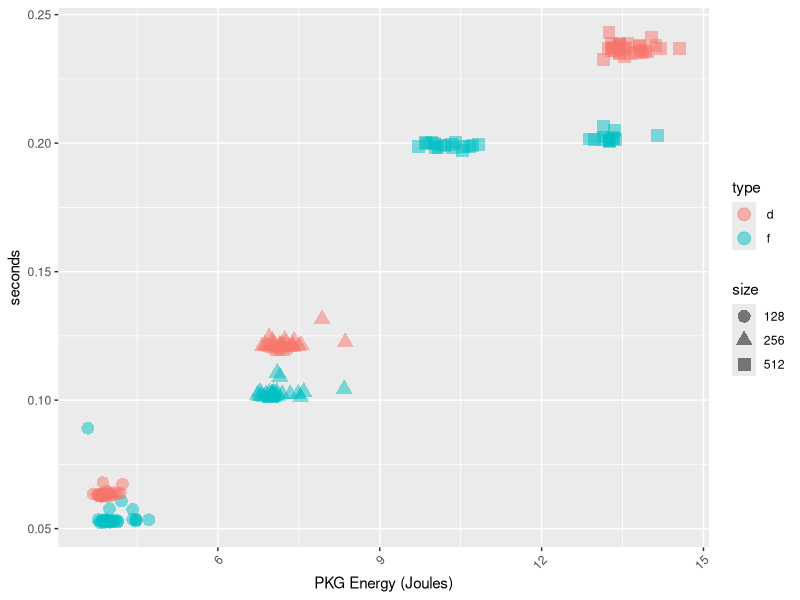
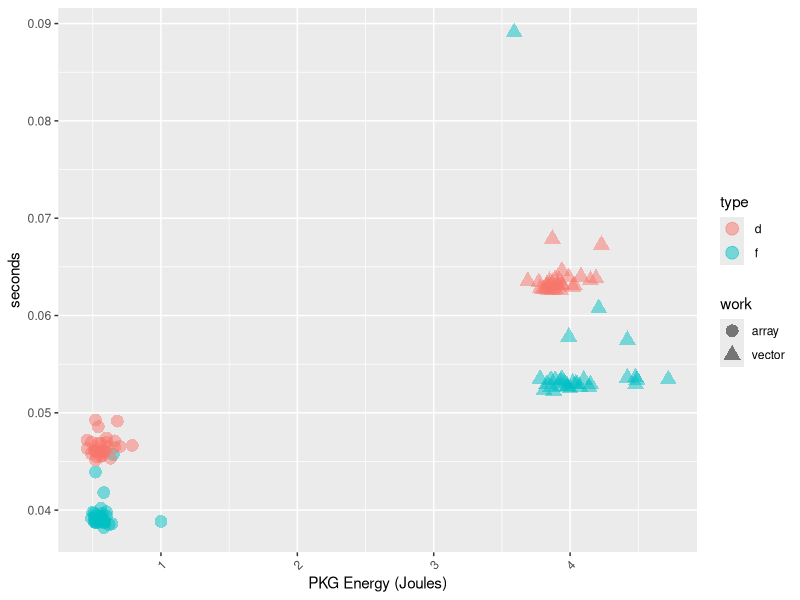
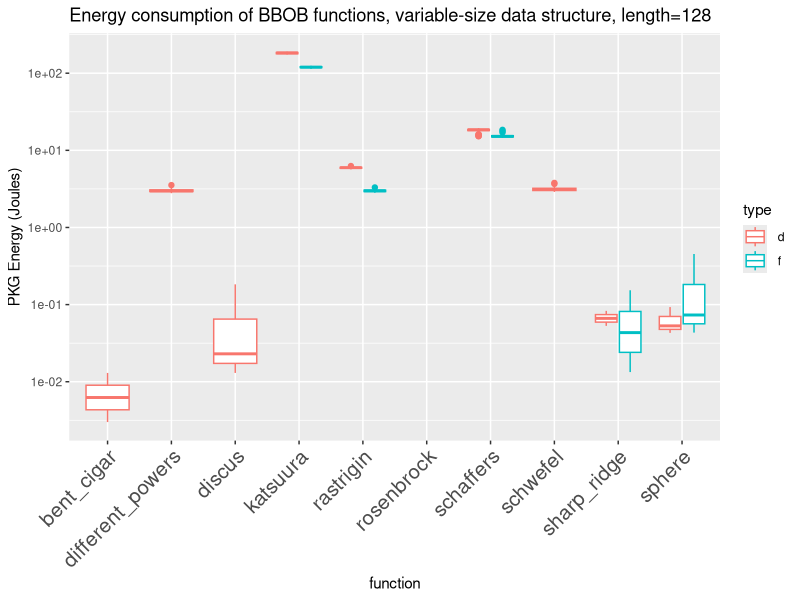
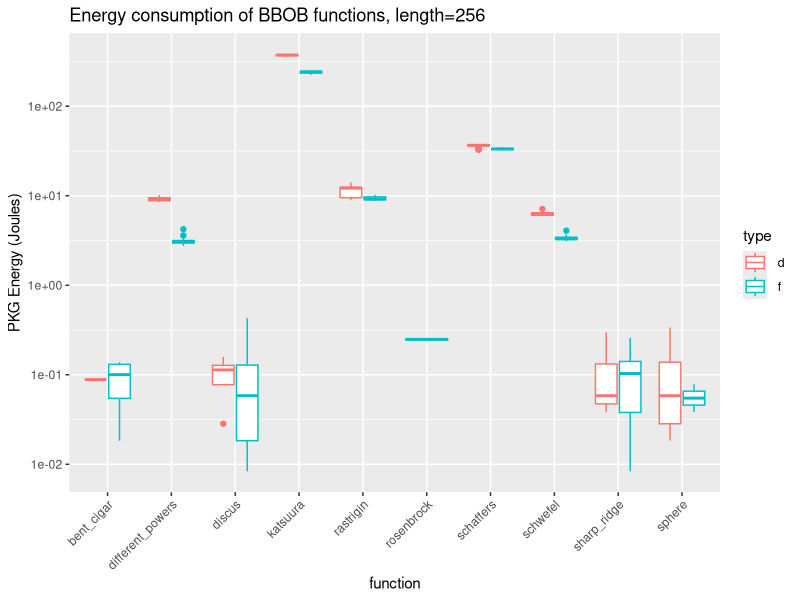
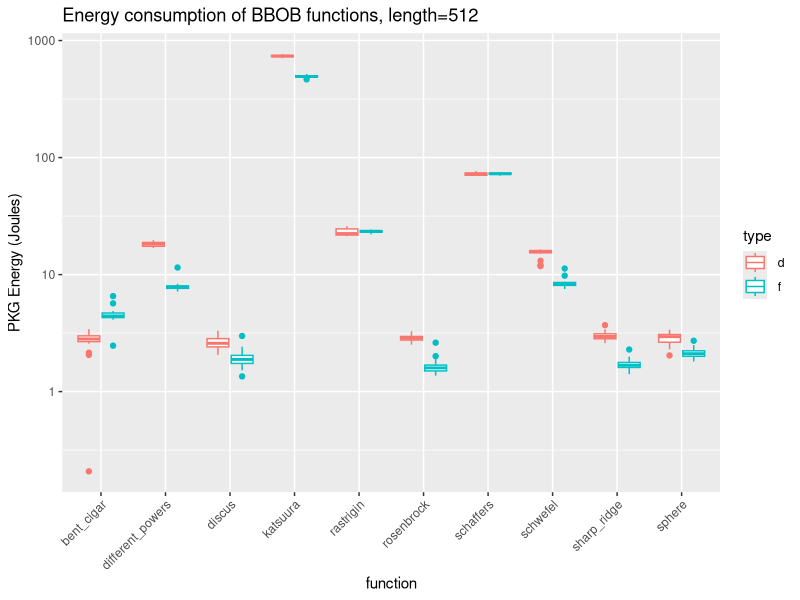
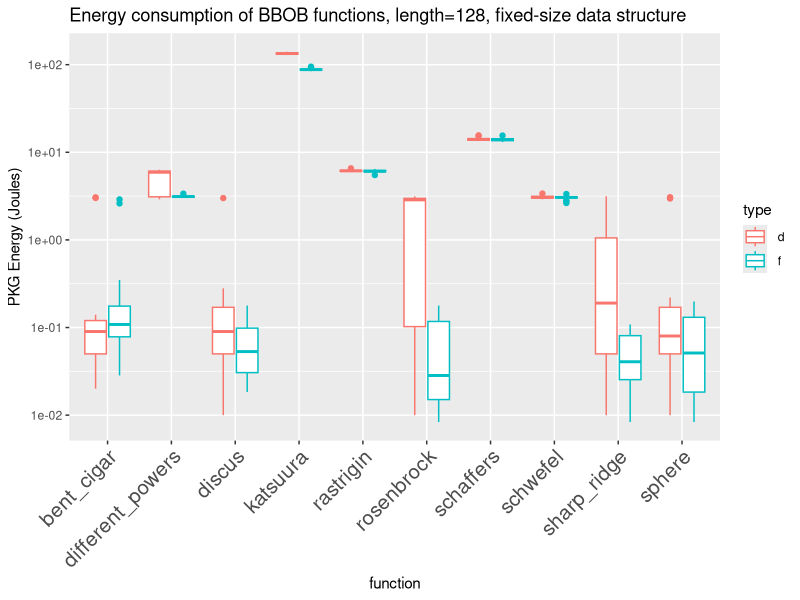
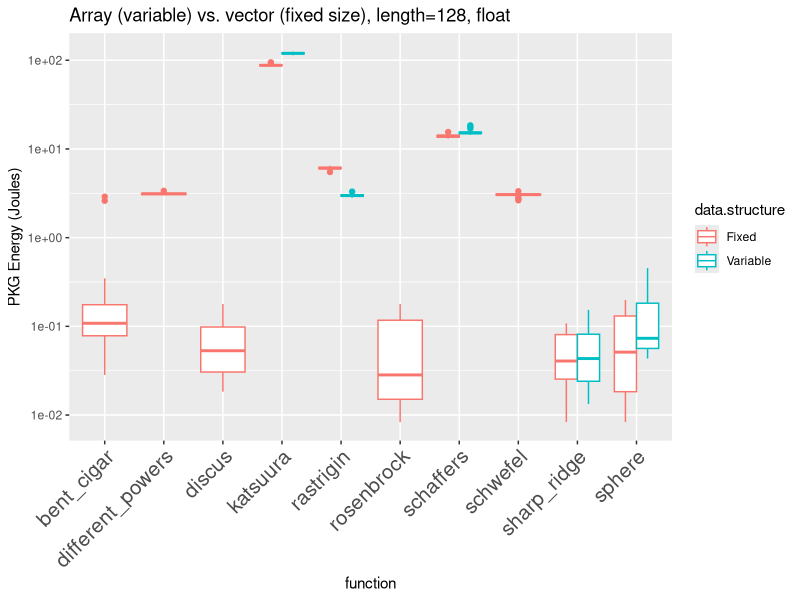
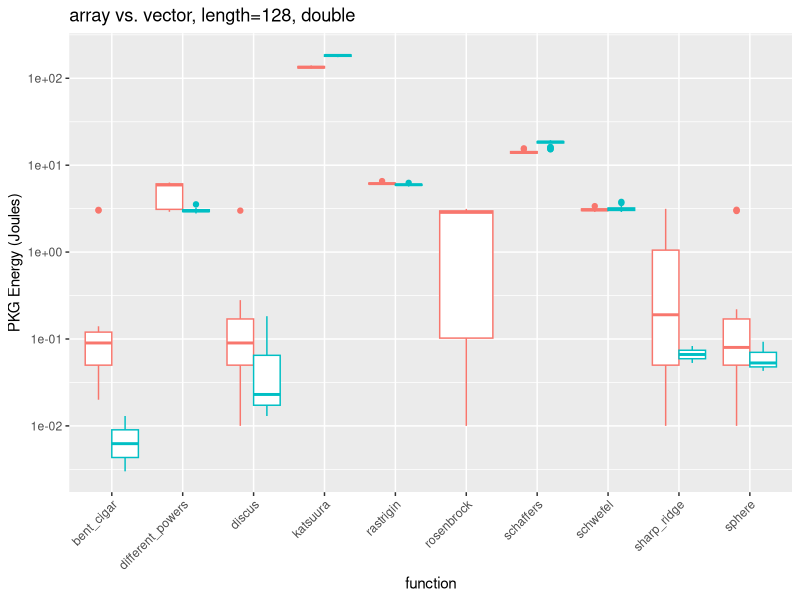

Recreate these plots in R, in order.
## ----evostar.bbob.setup, echo=F, message=F, fig.height=4, fig.cap="Time in seconds for every experiment generating 40K chromosomes with 128,256,512 dimensions, using float or double for every one of them"----
library(ggplot2)
library(ggthemes)
library(dplyr)

base.variable.data <- read.csv("data/evostar25-generation-5-Nov-07-30-15.csv")

base.variable.data$size <- as.factor(base.variable.data$size)
base.variable.data$type <- as.factor(base.variable.data$type)
ggplot(base.variable.data, aes(x=PKG, y=seconds, color=type, shape=size)) +
  geom_point(size=4,alpha=0.5) +
  labs(x="PKG Energy (Joules)", y="seconds") +
  theme(axis.text.x = element_text(angle = 45, hjust = 1))
ggsave("img/base-variable-data.png", width=8, height=4, dpi=300)

base.variable.data %>% group_by(size, type) %>% summarise(mean.seconds=mean(seconds), sd.seconds=sd(seconds), mean.PKG = mean(PKG), sd.PKG = sd(PKG)) -> summary.base.variable.data


## ----evostar.bbob.fixed, echo=F, message=F, fig.height=4, fig.cap="Time in seconds for every experiment generating 40K chromosomes with 128,256,512 dimensions, using float or double for every one of them"----
base.fixed.data <- read.csv("data//fixed-evostar25-generation-5-Nov-07-37-13.csv")

base.fixed.data$size <- as.factor(base.fixed.data$size)
base.fixed.data$type <- as.factor(base.fixed.data$type)
base.fixed.data$work <- rep("array", nrow(base.fixed.data))

base.variable.data.128 <- base.variable.data[base.variable.data$size == 128,]
base.variable.data.128$work <- rep("vector", nrow(base.variable.data.128))

base.data.128 <- rbind(base.fixed.data, base.variable.data.128)

ggplot(base.data.128, aes(x=PKG, y=seconds, color=type, shape=work)) +
  geom_point(size=4,alpha=0.5) +
  labs(x="PKG Energy (Joules)", y="seconds") +
  theme(axis.text.x = element_text(angle = 45, hjust = 1))
ggsave("img/base-data-structure.png", width=8, height=4, dpi=300)

base.fixed.data %>% group_by(size, type) %>% summarise(mean.seconds=mean(seconds), sd.seconds=sd(seconds), mean.PKG = mean(PKG), sd.PKG = sd(PKG)) -> summary.base.fixed.data


## ----evostar.bbob.functions, echo=F, message=F, warning=F, fig.height=4, fig.show="hold", fig.cap="PKG energy consumed in every experiment evaluating 40K chromosomes with 128, 256, 512 dimensions, using float or double for every one of them. Please note the $y$ axes have different scales in every chart. The boxplot is missing when the application of the function takes approximately the same time than generating it."----
functions.data <- read.csv("data//variable-evostar25-bbob-10-Nov-19-10-32.csv")
functions.data <- functions.data[functions.data$work != "none",]
number.of.rows <- nrow(functions.data[ functions.data$size==128 & functions.data$type==" f",])
functions.data$delta.PKG <- 0
functions.data[ functions.data$size==128 & functions.data$type==" f",]$delta.PKG <- functions.data[ functions.data$size==128 & functions.data$type==" f",]$PKG - rep(summary.base.variable.data[ summary.base.variable.data$size == 128 & summary.base.variable.data$type==" f", ]$mean.PKG,number.of.rows)

functions.data[ functions.data$size==256 & functions.data$type==" f",]$delta.PKG <- functions.data[ functions.data$size==256 & functions.data$type==" f",]$PKG - rep(summary.base.variable.data[ summary.base.variable.data$size == 256 & summary.base.variable.data$type==" f", ]$mean.PKG,number.of.rows)

functions.data[ functions.data$size==512 & functions.data$type==" f",]$delta.PKG <- functions.data[ functions.data$size==512 & functions.data$type==" f",]$PKG - rep(summary.base.variable.data[ summary.base.variable.data$size == 512 & summary.base.variable.data$type==" f", ]$mean.PKG,number.of.rows)

functions.data[ functions.data$size==128 & functions.data$type==" d",]$delta.PKG <- functions.data[ functions.data$size==128 & functions.data$type==" d",]$PKG - rep(summary.base.variable.data[ summary.base.variable.data$size == 128 & summary.base.variable.data$type==" d", ]$mean.PKG,number.of.rows)

functions.data[ functions.data$size==256 & functions.data$type==" d",]$delta.PKG <- functions.data[ functions.data$size==256 & functions.data$type==" d",]$PKG - rep(summary.base.variable.data[ summary.base.variable.data$size == 256 & summary.base.variable.data$type==" d", ]$mean.PKG,number.of.rows)

functions.data[ functions.data$size==512 & functions.data$type==" d",]$delta.PKG <- functions.data[ functions.data$size==512 & functions.data$type==" d",]$PKG - rep(summary.base.variable.data[ summary.base.variable.data$size == 512 & summary.base.variable.data$type==" d", ]$mean.PKG,number.of.rows)

functions.data$delta.PKG <- pmax(functions.data$delta.PKG, 0)

ggplot(functions.data[ functions.data$size==128,], aes(x=work, y=delta.PKG, color=type)) +
  geom_boxplot() +
  labs(title="Energy consumption of BBOB functions, variable-size data structure, length=128", y="PKG Energy (Joules)", x="function") +
  theme(axis.text.x = element_text(angle = 45, hjust = 1,size=15)) + scale_y_log10()
ggsave("img/energy-bbob-variable-size-128.png", width=8, height=4, dpi=300)

ggplot(functions.data[ functions.data$size==256,], aes(x=work, y=delta.PKG, color=type)) +
  geom_boxplot() +
  labs(title="Energy consumption of BBOB functions, length=256", y="PKG Energy (Joules)", x="function") +
  theme(axis.text.x = element_text(angle = 45, hjust = 1))+ scale_y_log10()

ggplot(functions.data[ functions.data$size==512,], aes(x=work, y=delta.PKG, color=type)) +
  geom_boxplot() +
  labs(title="Energy consumption of BBOB functions, length=512", y="PKG Energy (Joules)", x="function") +
  theme(axis.text.x = element_text(angle = 45, hjust = 1))+ scale_y_log10()


## ----evostar.bbob.fixed.functions, echo=F, message=F, warning=F, fig.height=4, fig.cap="PKG energy consumed in every experiment evaluating 40K chromosomes with 128, float or double. Please note $y$ scale is logarithmic"----
fixed.functions.data <- read.csv("data/evostar25-bbob-fixed-12-Nov-08-20-03.csv")
number.of.rows <- nrow(fixed.functions.data[ fixed.functions.data$size==128 & fixed.functions.data$type==" f",])
fixed.functions.data$delta.PKG <- 0
fixed.functions.data[ fixed.functions.data$size==128 & fixed.functions.data$type==" f",]$delta.PKG <- fixed.functions.data[ fixed.functions.data$size==128 & fixed.functions.data$type==" f",]$PKG - rep(summary.base.fixed.data[ summary.base.fixed.data$size == 128 & summary.base.fixed.data$type==" f", ]$mean.PKG,number.of.rows)
fixed.functions.data[ fixed.functions.data$size==128 & fixed.functions.data$type==" d",]$delta.PKG <- fixed.functions.data[ fixed.functions.data$size==128 & fixed.functions.data$type==" d",]$PKG - rep(summary.base.fixed.data[ summary.base.fixed.data$size == 128 & summary.base.fixed.data$type==" d", ]$mean.PKG,number.of.rows)
fixed.functions.data$delta.PKG <- pmax(fixed.functions.data$delta.PKG, 0)

ggplot(fixed.functions.data[ fixed.functions.data$size==128,], aes(x=work, y=delta.PKG, color=type)) +
  geom_boxplot() +
  labs(title="Energy consumption of BBOB functions, length=128, fixed-size data structure", y="PKG Energy (Joules)", x="function") +
  theme(axis.text.x = element_text(angle = 45, hjust = 1,size=15))+ scale_y_log10()
ggsave("img/energy-bbob-fixed-size-128.png", width=8, height=4, dpi=300)


## ----evostar.bbob.compares, echo=F, message=F, warning=F, fig.height=5, fig.show="hold", fig.cap="PKG energy consumed in every experiment evaluating 40K chromosomes with 128, 256, 512 dimensions, using float or double for every one of them. Please note the $y$ axes have different scales"----
fixed.functions.data$data.structure <- "Fixed"
functions.data$data.structure <- "Variable"

functions.128 <- rbind(fixed.functions.data[ fixed.functions.data$size==128,], functions.data[ functions.data$size==128,])

ggplot(functions.128[ functions.128$type==" f",], aes(x=work, y=delta.PKG, color=data.structure)) +
  geom_boxplot( position="dodge") +
  labs(title="Array (variable) vs. vector (fixed size), length=128, float", y="PKG Energy (Joules)", x="function") +
  theme(axis.text.x = element_text(angle = 45, hjust = 1,size=15)) + scale_y_log10()
ggsave("img/energy-bbob-fixed-vs-variable-128.png", width=8, height=4, dpi=300)

ggplot(functions.128[ functions.128$type==" d",], aes(x=work, y=delta.PKG, color=data.structure)) +
  geom_boxplot( position="dodge") +
  labs(title="array vs. vector, length=128, double", y="PKG Energy (Joules)", x="function") +
  theme(axis.text.x = element_text(angle = 45, hjust = 1)) + scale_y_log10() + theme(legend.position="none")
